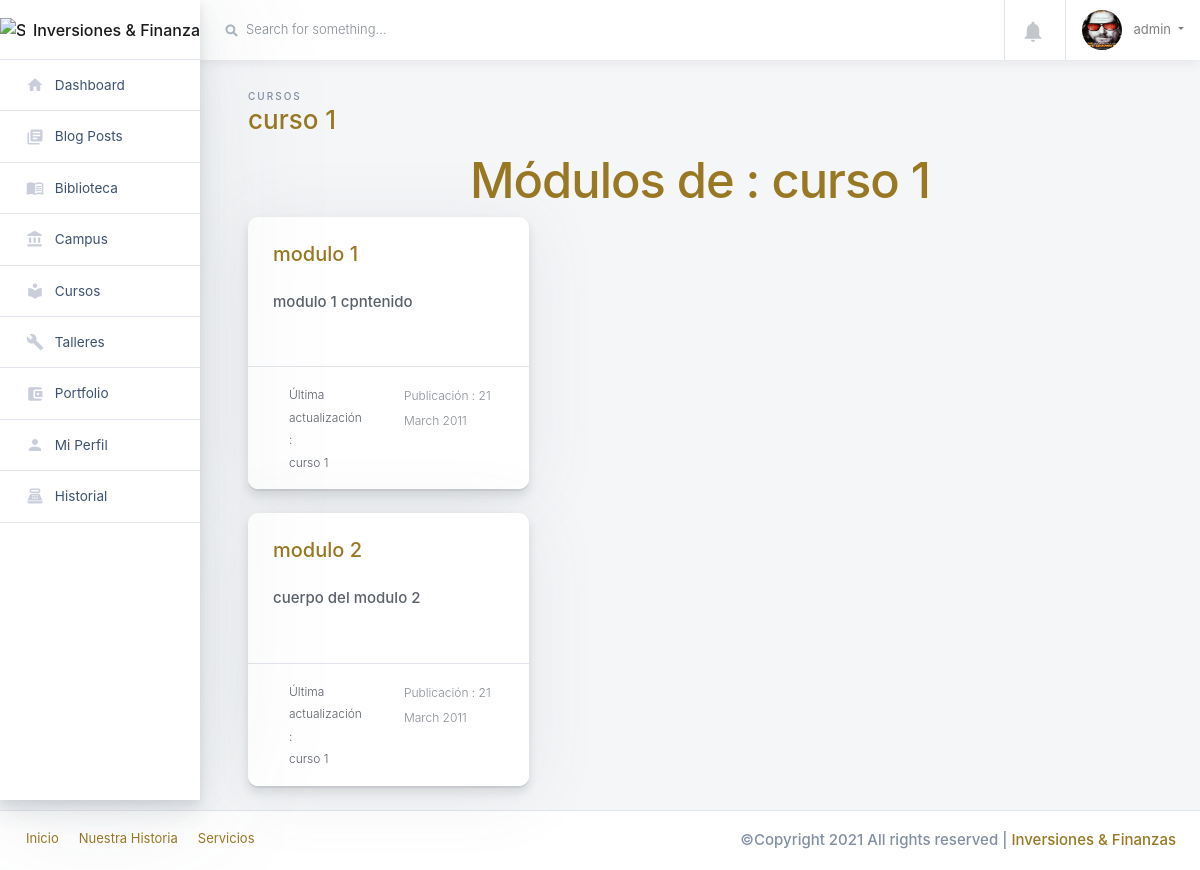
The app's page /muro/Curso/curso-1/ (signed in) with its own data.
### usuario/models.py (models this page shows, shortened)
class MyUser(AbstractUser):
    first_name = models.CharField("Nombre", max_length=150, blank=True)
    last_name = models.CharField("Apellidos", max_length=150, blank=True)
    pais = CountryField("País de origen", null=True, blank=True)
    telefono = PhoneNumberField("Número telefónico", null=True, blank=True)
    is_admin = models.BooleanField(default=False)
    is_staff = models.BooleanField(default=False)
    is_active = models.BooleanField(default=False)

### perfil/models.py (models this page shows, shortened)
class Perfil (models.Model):
    user = models.OneToOneField(MyUser,on_delete=models.CASCADE)
    edad = models.DateField("Fecha de nacimiento", null=True, blank=True)
    ciudad = models.CharField("Ciudad de origen", max_length=150,null=True, blank=True)
    foto_perfil = models.ImageField("Foto de perfil", upload_to='avatar/', default="inversorinteligente.png")
    bio = RichTextField("Descripción", null=True, blank=True)
    facebook = models.CharField("Link de tu Facebook",max_length=3000,  null=True, blank=True)
    twitter = models.CharField("Link de tu Twitter", max_length=3000, null=True, blank=True)
    tiktok = models.CharField("Link de tu Tiktok", max_length=3000, null=True, blank=True)
    instagram = models.CharField("Link de tu Instagram", max_length=3000, null=True, blank=True)
    pinterest = models.CharField("Link de tu Pinterest",max_length=3000, null=True, blank=True)

### escuela/models.py (models this page shows, shortened)
class cursos(models.Model):
    titulo = models.CharField(max_length=150,null=True, blank=True)
    resumen = RichTextField(null=True, blank=True)
    genero = models.ForeignKey(generos, blank=True, on_delete=models.PROTECT, null=True)
    pdf_curso = models.FileField(upload_to='curso/',null=True, blank=True)
    alumnos = models.ManyToManyField(MyUser, blank=True)
    foto = models.ImageField(upload_to='curso/',null=True, blank=True)
    fecha_publicacion = models.DateTimeField(auto_now_add=True)
    fecha_actualización = models.DateTimeField('Fecha actualización', null=True, blank=True )
    def __str__(self):
        return self.titulo

class Modulo (models.Model):
    nombre_modulo = models.CharField(max_length=150,null=True, blank=True)
    curso_relacionado = models.ForeignKey(cursos, null=True, blank=True, on_delete=models.PROTECT)
    resumen = RichTextField(null=True, blank=True)
    contenido_modulo = RichTextField(null=True, blank=True)
    audio = models.FileField(upload_to='curso/',null=True, blank=True)
    pdf_modulo = models.FileField(upload_to='curso/',null=True, blank=True)
    fecha_publicacion = models.DateTimeField(auto_now_add=True)
    fecha_actualización = models.DateTimeField('Fecha actualización', null=True, blank=True )

### muro/views.py (the view)
# urls.py: path('Curso/<titulo>/', Curso, name="Curso"),
@login_required(login_url='login')
def Curso (request, titulo):
    curso_selec = cursos.objects.get(titulo = titulo.replace('-', ' '))
    modulos_curso = curso_selec.modulo_set.all()
    context = {'curso_selec': curso_selec, 'modulos_curso': modulos_curso}
    return render(request, 'uni/curso.html', context)

### notifs/views.py (called while the page is built)
def CountNotifications(request):
	count_notifications = 0
	if request.user.is_authenticated:
		count_notifications = Notifs.objects.filter(user=request.user, is_seen=False).count()
	return {'count_notifications':count_notifications}

### web/templatetags/extra.py (called while the page is built)
@register.filter(name='has_group')
def has_group(user, group_name):
    group = Group.objects.get(name=group_name)
    return True if group in user.groups.all() else False

### muro/templates/uni/curso.html (shortened to what this page needs)
{% extends "layouts/base.html" %}
{% load static %}
{% load humanize %}
{% block content %}
<div class="main-content-container container-fluid px-4">
    <div class="main-content-container container-fluid px-4">
        <div class="page-header row no-gutters py-4">
          <div class="col-12 col-sm-4 text-center text-sm-left mb-0">
            <span class="text-uppercase page-subtitle">Cursos</span>
            <h3 class="page-title">{{curso_selec.titulo}}</h3>
          </div>
        </div>
        <div class="row">
            <div class="col-12">
                <div class="section-heading text-center white">
                    <h1><strong>Módulos de : {{curso_selec.titulo}}</strong></h1>
            </div>
            {% for modulo in modulos_curso %}
                    <div class="row">
                      <div class="col-lg-4">
                        <div class="card card-small card-post mb-4">
                          <div class="card-body">
                            <h5 class="card-title">
                              <a href="{% url 'Modulos' modulo.pk%}">{{modulo.nombre_modulo}}</a>
                            </h5>
                            <p class="card-text text-muted"> {{modulo.contenido_modulo|slice:":200"|safe}}</p>
                          </div>
                          <div class="card-footer border-top d-flex">
                            <div class="card-post__author d-flex">
                              <div class="d-flex flex-column justify-content-center ml-3">
                                <span class="card-post__author-name"> <small> Última actualización : <br> {{modulo.curso_relacionado}}</small></span>
                              </div>
                            </div>
                            <div class="custom-control custom-toggle custom-toggle-sm mb-1">
                              <small class="text-muted">Publicación : 21 March 2011</small>
                            </div>
                          </div>
                        </div>
                      </div>
                    </div>
              {% endfor %}
                </div>
            </div>
          </div>
        </div>
      </div>
    </div>
{% endblock content %}

### muro/templates/includes/navigation.html (shortened to what this page needs)
{% load static %}
{% load extra %}
          <div class="main-navbar sticky-top bg-white">
              <nav class="navbar align-items-stretch navbar-light flex-md-nowrap p-0">
                <form action="#" method="GET" class="main-navbar__search w-100 d-none d-md-flex d-lg-flex">
                  <div class="input-group input-group-seamless ml-3">
                    <div class="input-group-prepend">
                      <div class="input-group-text">
                        <i class="fas fa-search"></i>
                      </div>
                    </div>
                    <input class="navbar-search form-control" type="text" placeholder="Search for something..." aria-label="Search"> </div>
                </form>
                {% if user.is_authenticated %}
                  <ul class="navbar-nav border-left flex-row ">
                    <li class="nav-item border-right dropdown notifications">
                      <a class="nav-link nav-link-icon text-center" href="#" role="button" id="dropdownMenuLink" data-toggle="dropdown" aria-haspopup="true" aria-expanded="false">
                        <div class="nav-link-icon__wrapper">
                          <i class="material-icons">&#xE7F4;</i>
                        </div>
                      </a>
                    </li>
                    <li class="nav-item dropdown">
                      <a class="nav-link dropdown-toggle text-nowrap px-3" data-toggle="dropdown" href="#" role="button" aria-haspopup="true" aria-expanded="false">
                      {% if user.perfil.foto_perfil %}
                        <img class="user-avatar rounded-circle mr-2" src="{{ user.perfil.foto_perfil.url }}" alt="User Avatar" style="width: 40px; height: 40px;">
                      {% else %}
                        <img class="user-avatar rounded-circle mr-2" src="{% static 'website/img/core-img/inversorinteligente.png' %}" alt="User Avatar" style="width: 40px; height: 40px;">
                      {% endif %}
                        <span class="d-none d-md-inline-block">
                          {{ request.user.username }}
                        </span>
                        {% if request.user|has_group:"comentador" %}
                      </a>
                      <div class="dropdown-menu dropdown-menu-small">
                        <a class="dropdown-item" href="{% url 'perfil' %}">
                          <i class="material-icons">&#xE7FD;</i>Perfil</a>
                        <div class="dropdown-divider"></div>
                        <a class="dropdown-item text-danger" href={% url 'logout' %} >
                          <i class="material-icons text-danger">&#xE879;</i> Logout </a>
                      </div>
                      {% else %}
                      </a>
                      {% endif %}
                    </li>
                  </ul>
                {% endif %}
              </nav>
          </div>

### records on screen
MyUser: perfil.foto_perfil (picture), user.username "admin"
cursos: titulo "curso 1"
Modulo: nombre_modulo "modulo 1", contenido_modulo "modulo 1 cpntenido", curso_relacionado "curso 1"
Modulo: nombre_modulo "modulo 2", contenido_modulo "cuerpo del modulo 2", curso_relacionado "curso 1"
